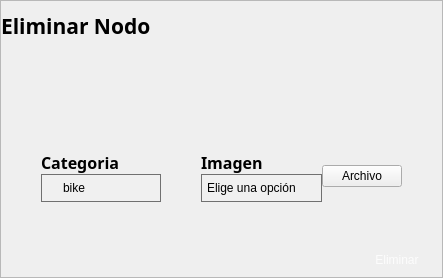
               <widget class="QWidget" name="Eliminar">
                <layout class="QVBoxLayout" name="verticalLayout_10">
                 <property name="spacing">
                  <number>0</number>
                 </property>
                 <property name="leftMargin">
                  <number>0</number>
                 </property>
                 <property name="topMargin">
                  <number>0</number>
                 </property>
                 <property name="rightMargin">
                  <number>0</number>
                 </property>
                 <property name="bottomMargin">
                  <number>0</number>
                 </property>
                 <item>
                  <widget class="QFrame" name="frame_8">
                   <property name="frameShape">
                    <enum>QFrame::StyledPanel</enum>
                   </property>
                   <property name="frameShadow">
                    <enum>QFrame::Raised</enum>
                   </property>
                   <layout class="QVBoxLayout" name="verticalLayout_37">
                    <property name="spacing">
                     <number>0</number>
                    </property>
                    <property name="leftMargin">
                     <number>0</number>
                    </property>
                    <property name="topMargin">
                     <number>0</number>
                    </property>
                    <property name="rightMargin">
                     <number>0</number>
                    </property>
                    <property name="bottomMargin">
                     <number>0</number>
                    </property>
                    <item>
                     <layout class="QVBoxLayout" name="verticalLayout_20">
                      <item>
                       <widget class="QLabel" name="label_5">
                        <property name="minimumSize">
                         <size>
                          <width>0</width>
                          <height>50</height>
                         </size>
                        </property>
                        <property name="font">
                         <font>
                          <family>Bahnschrift SemiBold</family>
                          <pointsize>16</pointsize>
                          <weight>75</weight>
                          <bold>true</bold>
                         </font>
                        </property>
                        <property name="text">
                         <string>Eliminar Nodo</string>
                        </property>
                       </widget>
                      </item>
                      <item>
                       <spacer name="verticalSpacer_10">
                        <property name="orientation">
                         <enum>Qt::Vertical</enum>
                        </property>
                        <property name="sizeType">
                         <enum>QSizePolicy::Fixed</enum>
                        </property>
                        <property name="sizeHint" stdset="0">
                         <size>
                          <width>20</width>
                          <height>100</height>
                         </size>
                        </property>
                       </spacer>
                      </item>
                      <item>
                       <layout class="QHBoxLayout" name="horizontalLayout_6">
                        <item>
                         <spacer name="horizontalSpacer_11">
                          <property name="orientation">
                           <enum>Qt::Horizontal</enum>
                          </property>
                          <property name="sizeHint" stdset="0">
                           <size>
                            <width>40</width>
                            <height>20</height>
                           </size>
                          </property>
                         </spacer>
                        </item>
                        <item>
                         <layout class="QVBoxLayout" name="verticalLayout_18">
                          <item>
                           <widget class="QLabel" name="label_6">
                            <property name="font">
                             <font>
                              <family>Bahnschrift SemiBold</family>
                              <pointsize>12</pointsize>
                              <weight>75</weight>
                              <bold>true</bold>
                             </font>
                            </property>
                            <property name="text">
                             <string>Categoria</string>
                            </property>
                           </widget>
                          </item>
                          <item>
                           <widget class="QComboBox" name="Categoria_1">
                            <property name="minimumSize">
                             <size>
                              <width>120</width>
                              <height>0</height>
                             </size>
                            </property>
                            <property name="cursor">
                             <cursorShape>PointingHandCursor</cursorShape>
                            </property>
                            <property name="layoutDirection">
                             <enum>Qt::RightToLeft</enum>
                            </property>
                            <property name="styleSheet">
                             <string notr="true">QComboBox {
    /* Fondo del QComboBox */
    background-color: #F0F0F0;
    /* Bordes */
    border: 1px solid #707070;
    /* Ajuste de relleno */
    padding: 5px;
    /* Alineación del texto */
    text-align: center;
    /* Fuente */
    font-family: Arial;
    font-size: 12px;
}

/* Estilo del ítem desplegado */
QComboBox::drop-down {
    border: none; /* Elimina el borde del ícono de despliegue */
}

/* Estilo del ítem seleccionado */
QComboBox::down-arrow {
    /*image: url(:/icons/down_arrow.png); /* Aquí puedes usar una imagen si lo prefieres */
    width: 10px;
    height: 10px;
}</string>
                            </property>
                            <item>
                             <property name="text">
                              <string>bike</string>
                             </property>
                            </item>
                            <item>
                             <property name="text">
                              <string>cars</string>
                             </property>
                            </item>
                            <item>
                             <property name="text">
                              <string>cats</string>
                             </property>
                            </item>
                            <item>
                             <property name="text">
                              <string>dogs</string>
                             </property>
                            </item>
                            <item>
                             <property name="text">
                              <string>flowers</string>
                             </property>
                            </item>
                            <item>
                             <property name="text">
                              <string>horses</string>
                             </property>
                            </item>
                            <item>
                             <property name="text">
                              <string>human</string>
                             </property>
                            </item>
                           </widget>
                          </item>
                         </layout>
                        </item>
                        <item>
                         <spacer name="horizontalSpacer_12">
                          <property name="orientation">
                           <enum>Qt::Horizontal</enum>
                          </property>
                          <property name="sizeHint" stdset="0">
                           <size>
                            <width>40</width>
                            <height>20</height>
                           </size>
                          </property>
                         </spacer>
                        </item>
                        <item>
                         <layout class="QVBoxLayout" name="verticalLayout_19">
                          <item>
                           <widget class="QLabel" name="label_7">
                            <property name="font">
                             <font>
                              <family>Bahnschrift SemiBold</family>
                              <pointsize>12</pointsize>
                              <weight>75</weight>
                              <bold>true</bold>
                             </font>
                            </property>
                            <property name="text">
                             <string>Imagen</string>
                            </property>
                           </widget>
                          </item>
                          <item>
                           <widget class="QComboBox" name="Imagen_1">
                            <property name="minimumSize">
                             <size>
                              <width>120</width>
                              <height>0</height>
                             </size>
                            </property>
                            <property name="cursor">
                             <cursorShape>PointingHandCursor</cursorShape>
                            </property>
                            <property name="styleSheet">
                             <string notr="true">QComboBox {
    /* Fondo del QComboBox */
    background-color: #F0F0F0;
    /* Bordes */
    border: 1px solid #707070;
    /* Ajuste de relleno */
    padding: 5px;
    /* Alineación del texto */
    text-align: center;
    /* Fuente */
    font-family: Arial;
    font-size: 12px;
}

/* Estilo del ítem desplegado */
QComboBox::drop-down {
    border: none; /* Elimina el borde del ícono de despliegue */
}

/* Estilo del ítem seleccionado */
QComboBox::down-arrow {
    /*image: url(:/icons/down_arrow.png); /* Aquí puedes usar una imagen si lo prefieres */
    width: 10px;
    height: 10px;
}</string>
                            </property>
                            <item>
                             <property name="text">
                              <string>Elige una opción</string>
                             </property>
                            </item>
                           </widget>
                          </item>
                         </layout>
                        </item>
                        <item>
                         <widget class="QPushButton" name="Archivo">
                          <property name="text">
                           <string>Archivo</string>
                          </property>
                         </widget>
                        </item>
                        <item>
                         <spacer name="horizontalSpacer_13">
                          <property name="orientation">
                           <enum>Qt::Horizontal</enum>
                          </property>
                          <property name="sizeHint" stdset="0">
                           <size>
                            <width>40</width>
                            <height>20</height>
                           </size>
                          </property>
                         </spacer>
                        </item>
                       </layout>
                      </item>
                      <item>
                       <spacer name="verticalSpacer_11">
                        <property name="orientation">
                         <enum>Qt::Vertical</enum>
                        </property>
                        <property name="sizeHint" stdset="0">
                         <size>
                          <width>20</width>
                          <height>40</height>
                         </size>
                        </property>
                       </spacer>
                      </item>
                      <item>
                       <layout class="QHBoxLayout" name="horizontalLayout_13">
                        <item>
                         <spacer name="horizontalSpacer_29">
                          <property name="orientation">
                           <enum>Qt::Horizontal</enum>
                          </property>
                          <property name="sizeHint" stdset="0">
                           <size>
                            <width>40</width>
                            <height>20</height>
                           </size>
                          </property>
                         </spacer>
                        </item>
                        <item>
                         <widget class="QPushButton" name="Deleted">
                          <property name="minimumSize">
                           <size>
                            <width>90</width>
                            <height>35</height>
                           </size>
                          </property>
                          <property name="cursor">
                           <cursorShape>PointingHandCursor</cursorShape>
                          </property>
                          <property name="styleSheet">
                           <string notr="true">QPushButton{

background-color: qlineargradient(spread:pad, x1:0, y1:0.505682, x2:1, y2:0.477, stop:0 rgbaa(81, 145, 71, 219), stop:1 rgba(67, 125, 41, 226));

color:rgba(255, 255, 255, 210);
 border-radius:5px; 
}

QPushButton:hover{

background-color: qlineargradient(spread:pad, x1:0, y1:0.505682, x2:1, y2:0.477, stop:0 rgba(95, 157, 84, 219), stop:1 rgba(74, 136, 55, 226));
 }

QPushButton:pressed{

padding-left:5px;

padding-top:5px;

background-color:rgba(105, 118, 132, 200);
}</string>
                          </property>
                          <property name="text">
                           <string>Eliminar</string>
                          </property>
                         </widget>
                        </item>
                       </layout>
                      </item>
                     </layout>
                    </item>
                   </layout>
                  </widget>
                 </item>
                </layout>
               </widget>
